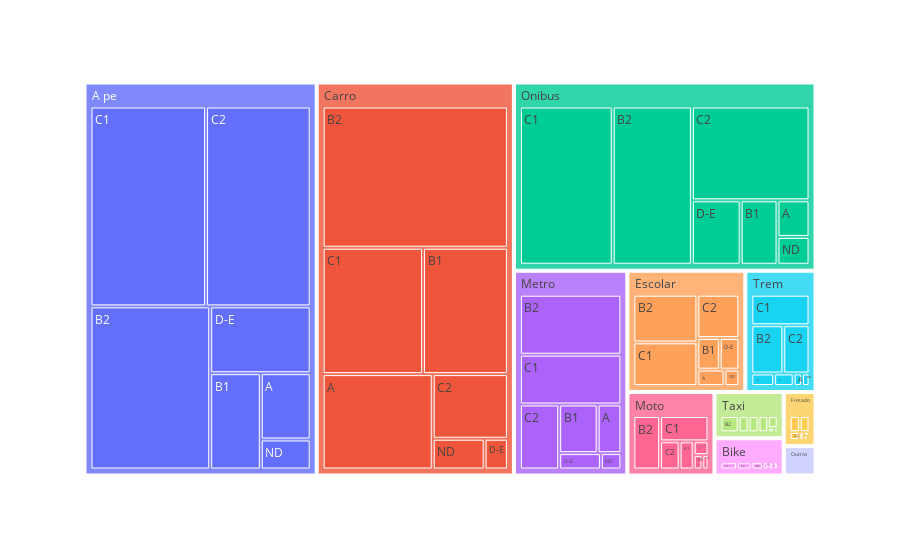

Write notebook code for a chart like this one.
### Code cell
# Criar gráfico treemap com plotly
fig = px.treemap(df_OD17, path=['MODOPRIN', 'CRITERIOBR'], values='FE_VIA')

fig.show()

### Figure 1 — Plotly figure (JSON) as saved in the notebook; plotly's stock layout.template omitted (floating-point values rounded to 4 significant figures)
{"data": [{"branchvalues": "total", "domain": {"x": [0, 1], "y": [0, 1]}, "hovertemplate": "labels=%{label}<br>FE_VIA=%{value}<br>parent=%{parent}<br>id=%{id}<extra></extra>", "ids": ["A pe/A", "Bike/A", "Carro/A", "Escolar/A", "Fretado/A", "Metro/A", "Moto/A", "Onibus/A", "Outros/A", "Taxi/A", "Trem/A", "A pe/B1", "Bike/B1", "Carro/B1", "Escolar/B1", "Fretado/B1", "Metro/B1", "Moto/B1", "Onibus/B1", "Outros/B1", "Taxi/B1", "Trem/B1", "A pe/B2", "Bike/B2", "Carro/B2", "Escolar/B2", "Fretado/B2", "Metro/B2", "Moto/B2", "Onibus/B2", "Outros/B2", "Taxi/B2", "Trem/B2", "A pe/C1", "Bike/C1", "Carro/C1", "Escolar/C1", "Fretado/C1", "Metro/C1", "Moto/C1", "Onibus/C1", "Outros/C1", "Taxi/C1", "Trem/C1", "A pe/C2", "Bike/C2", "Carro/C2", "Escolar/C2", "Fretado/C2", "Metro/C2", "Moto/C2", "Onibus/C2", "Outros/C2", "Taxi/C2", "Trem/C2", "A pe/D-E", "Bike/D-E", "Carro/D-E", "Escolar/D-E", "Fretado/D-E", "Metro/D-E", "Moto/D-E", "Onibus/D-E", "Outros/D-E", "Taxi/D-E", "Trem/D-E", "A pe/ND", "Bike/ND", "Carro/ND", "Escolar/ND", "Fretado/ND", "Metro/ND", "Moto/ND", "Onibus/ND", "Outros/ND", "Taxi/ND", "Trem/ND", "A pe", "Bike", "Carro", "Escolar", "Fretado", "Metro", "Moto", "Onibus", "Outros", "Taxi", "Trem"], "labels": ["A", "A", "A", "A", "A", "A", "A", "A", "A", "A", "A", "B1", "B1", "B1", "B1", "B1", "B1", "B1", "B1", "B1", "B1", "B1", "B2", "B2", "B2", "B2", "B2", "B2", "B2", "B2", "B2", "B2", "B2", "C1", "C1", "C1", "C1", "C1", "C1", "C1", "C1", "C1", "C1", "C1", "C2", "C2", "C2", "C2", "C2", "C2", "C2", "C2", "C2", "C2", "C2", "D-E", "D-E", "D-E", "D-E", "D-E", "D-E", "D-E", "D-E", "D-E", "D-E", "D-E", "ND", "ND", "ND", "ND", "ND", "ND", "ND", "ND", "ND", "ND", "ND", "A pe", "Bike", "Carro", "Escolar", "Fretado", "Metro", "Moto", "Onibus", "Outros", "Taxi", "Trem"], "name": "", "parents": ["A pe", "Bike", "Carro", "Escolar", "Fretado", "Metro", "Moto", "Onibus", "Outros", "Taxi", "Trem", "A pe", "Bike", "Carro", "Escolar", "Fretado", "Metro", "Moto", "Onibus", "Outros", "Taxi", "Trem", "A pe", "Bike", "Carro", "Escolar", "Fretado", "Metro", "Moto", "Onibus", "Outros", "Taxi", "Trem", "A pe", "Bike", "Carro", "Escolar", "Fretado", "Metro", "Moto", "Onibus", "Outros", "Taxi", "Trem", "A pe", "Bike", "Carro", "Escolar", "Fretado", "Metro", "Moto", "Onibus", "Outros", "Taxi", "Trem", "A pe", "Bike", "Carro", "Escolar", "Fretado", "Metro", "Moto", "Onibus", "Outros", "Taxi", "Trem", "A pe", "Bike", "Carro", "Escolar", "Fretado", "Metro", "Moto", "Onibus", "Outros", "Taxi", "Trem", "", "", "", "", "", "", "", "", "", "", ""], "type": "treemap", "values": [552400.0, 32280.0, 1771000.0, 96090.0, 11030.0, 221200.0, 53940.0, 212400.0, 8803.0, 81540.0, 24570.0, 812900.0, 26490.0, 1809000.0, 152800.0, 17740.0, 358500.0, 104400.0, 430100.0, 8180.0, 78130.0, 57530.0, 3262000.0, 75280.0, 4413000.0, 660600.0, 85820.0, 1166000.0, 379300.0, 2270000.0, 39600.0, 149000.0, 361600.0, 3858000.0, 108800.0, 2139000.0, 604600.0, 81420.0, 968700.0, 324200.0, 2661000.0, 39460.0, 81230.0, 416500.0, 3492000.0, 95700.0, 819400.0, 393400.0, 41340.0, 489100.0, 145700.0, 2000000.0, 26190.0, 58310.0, 296500.0, 1122000.0, 37130.0, 120800.0, 133400.0, 5303.0, 131100.0, 23440.0, 569700.0, 13990.0, 12750.0, 67050.0, 250200.0, 1321.0, 269000.0, 52630.0, 8869.0, 64290.0, 33120.0, 160900.0, 604, 7481.0, 21930.0, 13350000.0, 377000.0, 11340000.0, 2094000.0, 251500.0, 3399000.0, 1064000.0, 8304000.0, 136800.0, 468400.0, 1246000.0]}], "layout": {"legend": {"tracegroupgap": 0}, "margin": {"t": 60}}}
